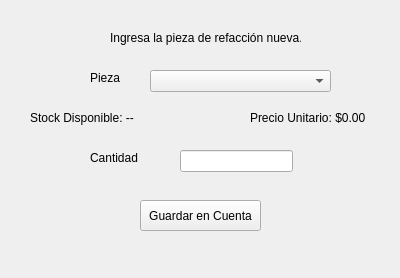
<?xml version="1.0" encoding="UTF-8"?>
<ui version="4.0">
 <class>Form</class>
 <widget class="QWidget" name="Form">
  <property name="geometry">
   <rect>
    <x>0</x>
    <y>0</y>
    <width>400</width>
    <height>278</height>
   </rect>
  </property>
  <property name="windowTitle">
   <string>Form</string>
  </property>
  <widget class="QLabel" name="label">
   <property name="geometry">
    <rect>
     <x>110</x>
     <y>30</y>
     <width>191</width>
     <height>16</height>
    </rect>
   </property>
   <property name="text">
    <string>Ingresa la pieza de refacción nueva.</string>
   </property>
  </widget>
  <widget class="QLabel" name="label_2">
   <property name="geometry">
    <rect>
     <x>90</x>
     <y>70</y>
     <width>49</width>
     <height>16</height>
    </rect>
   </property>
   <property name="text">
    <string>Pieza</string>
   </property>
  </widget>
  <widget class="QLabel" name="label_3">
   <property name="geometry">
    <rect>
     <x>90</x>
     <y>150</y>
     <width>49</width>
     <height>16</height>
    </rect>
   </property>
   <property name="text">
    <string>Cantidad</string>
   </property>
  </widget>
  <widget class="QLabel" name="lbl_stock_actual">
   <property name="geometry">
    <rect>
     <x>30</x>
     <y>110</y>
     <width>171</width>
     <height>16</height>
    </rect>
   </property>
   <property name="text">
    <string>Stock Disponible: --</string>
   </property>
  </widget>
  <widget class="QLineEdit" name="input_cantidad">
   <property name="geometry">
    <rect>
     <x>180</x>
     <y>150</y>
     <width>113</width>
     <height>22</height>
    </rect>
   </property>
  </widget>
  <widget class="QPushButton" name="btn_guardar_pieza">
   <property name="geometry">
    <rect>
     <x>140</x>
     <y>200</y>
     <width>121</width>
     <height>31</height>
    </rect>
   </property>
   <property name="text">
    <string>Guardar en Cuenta</string>
   </property>
  </widget>
  <widget class="QComboBox" name="combo_refaccion">
   <property name="geometry">
    <rect>
     <x>150</x>
     <y>70</y>
     <width>181</width>
     <height>22</height>
    </rect>
   </property>
  </widget>
  <widget class="QLabel" name="lbl_precio_sugerido">
   <property name="geometry">
    <rect>
     <x>250</x>
     <y>110</y>
     <width>141</width>
     <height>16</height>
    </rect>
   </property>
   <property name="text">
    <string>Precio Unitario: $0.00</string>
   </property>
  </widget>
 </widget>
 <resources/>
 <connections/>
</ui>
